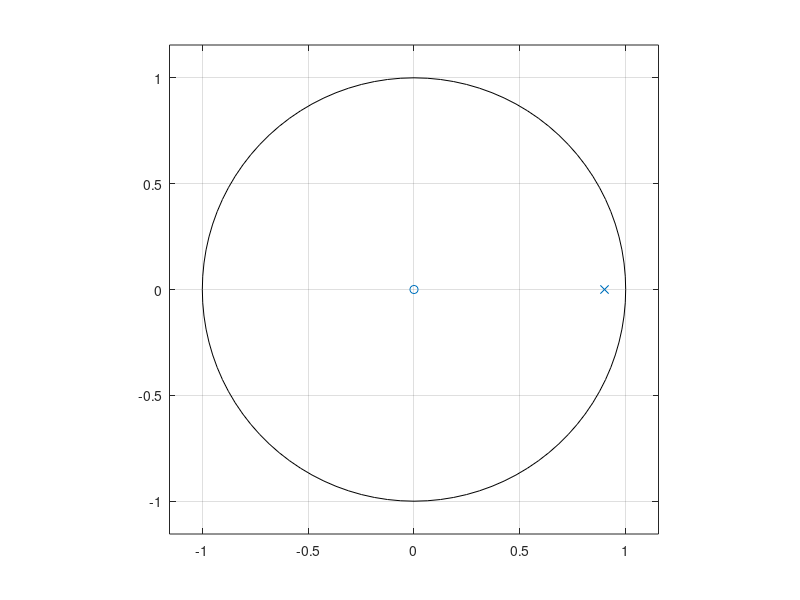
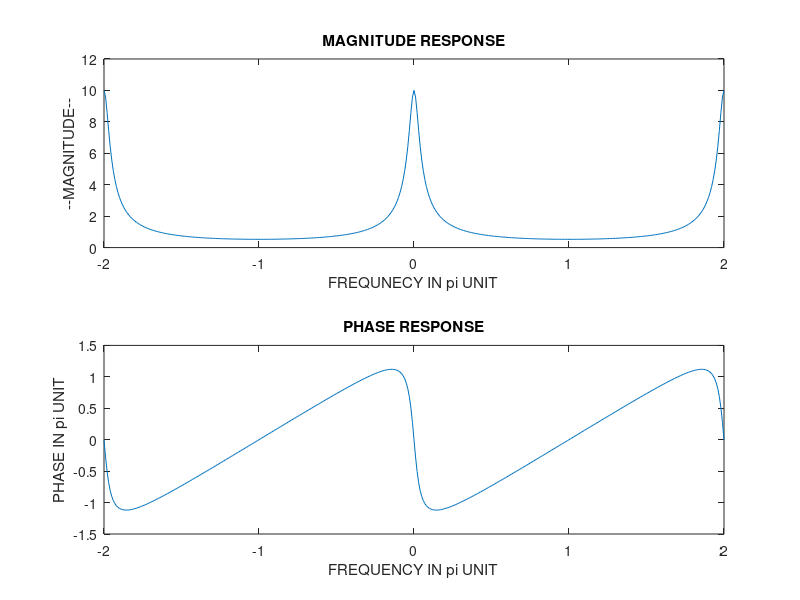

Reproduce these figures in MATLAB, in order.
clc;clear all;close all;
b=[1];
a=[1 -0.9];
zplane(b,a);
w=[-200:1:200]*pi/100;
H=freqz(b,a,w);
magH=abs(H);
angH=angle(H);
figure;
subplot(2,1,1);
plot(w/pi,magH);
xlabel('FREQUNECY IN pi UNIT');
ylabel('--MAGNITUDE--');
title('MAGNITUDE RESPONSE');
subplot(2,1,2);
plot(w/pi,angH);
xlabel('FREQUENCY IN pi UNIT');
ylabel('PHASE IN pi UNIT');
title('PHASE RESPONSE');